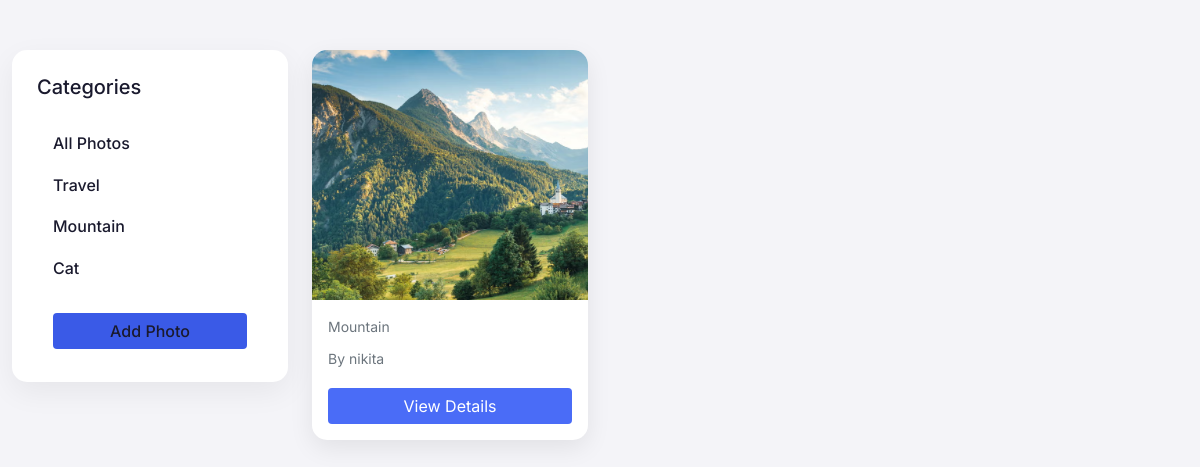
/?category=Mountain (signed in), run on the app's committed database.
### photos/models.py (models this page shows, shortened)
class Category(models.Model):
    id = models.CharField(
        max_length=225,
        unique=True,
        blank=False,
        null=False,
        default=uuid4,
        primary_key=True)
    name = models.CharField(max_length=100, null=False,
                            blank=False)
    created = models.DateTimeField(auto_now_add=True)

class Photo(models.Model):
    id = models.CharField(
        max_length=225,
        unique=True,
        blank=False,
        null=False,
        default=uuid4,
        primary_key=True)
    name = models.CharField(max_length=100, null=False,
                            blank=False)
    image = models.ImageField(null=False, blank=False)
    description = models.TextField(null=False, blank=False)
    category = models.ForeignKey(
        Category, on_delete=models.SET_NULL, null=True)
    user = models.ForeignKey(
        User, on_delete=models.SET_NULL, null=True)  # New field
    created = models.DateTimeField(auto_now_add=True)
    last_updated = models.DateTimeField(auto_now=True)
    id = models.CharField(
        max_length=225,
        unique=True,
        blank=False,
        null=False,
        default=uuid4,
        primary_key=True)
    name = models.CharField(max_length=100, null=False,
                            blank=False)
    image = models.ImageField(null=False, blank=False)
    description = models.TextField(null=False, blank=False)
    category = models.ForeignKey(
        Category, on_delete=models.SET_NULL, null=True)
    created = models.DateTimeField(auto_now_add=True)
    last_updated = models.DateTimeField(auto_now=True)

### photos/views.py (the view)
# urls.py: path('', views.view_gallery, name='gallery'),
@login_required(login_url='login')
def view_gallery(request):
    category = request.GET.get('category')
    categories = Category.objects.all()
    if category is None:
        photos = Photo.objects.all()
    else:
        photos = Photo.objects.filter(category__name=category)
    context = {'categories': categories, 'photos': photos}
    return render(request, 'photos/gallery.html', context)

### photos/templates/photos/gallery.html (shortened to what this page needs)
<!DOCTYPE html>
<html lang="en">
  <head>
    <link href="https://cdn.jsdelivr.net/npm/bootstrap@5.0.0-beta1/dist/css/bootstrap.min.css" rel="stylesheet" />
  </head>
  <body>
    <div class="container">
      <div class="row g-4">
        <div class="col-md-3">
          <div class="sidebar">
            <h5 class="mb-4">Categories</h5>
            <ul class="list-group category-list">
              <li class="list-group-item border-0">
                <a href="{% url 'gallery' %}">All Photos</a>
              </li>
              {% for category in categories %}
                <li class="list-group-item border-0">
                  <a href="{% url 'gallery' %}?category={{ category.name }}">
                    {{ category.name|title }}
                  </a>
                </li>
              {% endfor %}
              <li class="list-group-item border-0 text-center mt-3">
                <a href="{% url 'add' %}" class="btn btn-add-photo w-100">Add Photo</a>
              </li>
            </ul>
          </div>
        </div>
        <div class="col-md-9">
          <div class="row g-4">
            {% for photo in photos %}
              <div class="col-md-4">
                <div class="gallery-card">
                  <img src="{{ photo.image.url }}" class="image-thumbnail w-100" alt="{{ photo.name }}" />
                  <div class="p-3">
                    <small class="d-block mb-2 text-muted">{{ photo.category.name|title }}</small>
                    <small class="text-muted">By {{ photo.user.username }}</small>
                    <a href="{% url 'photo' photo.id %}" class="btn btn-view w-100 mt-3">View Details</a>
                  </div>
                </div>
              </div>
            {% endfor %}
          </div>
        </div>
      </div>
    </div>
  </body>
</html>

### photos/templates/photos/gallery.html (style rules this page uses)
:root { --bg-primary: #f4f4f8; --text-primary: #1a1a2e; --accent-color: #4a6cf7; --card-bg: white; }
body { background-color: var(--bg-primary); font-family: 'Inter', sans-serif; color: var(--text-primary); line-height: 1.6; }
.container { max-width: 1400px; padding-top: 50px; }
.sidebar { background-color: white; border-radius: 15px; box-shadow: 0 10px 30px rgba(0,0,0,0.06); padding: 25px; position: sticky; top: 50px; transition: all 0.3s ease; }
.category-list { border-radius: 10px; overflow: hidden; }
.category-list a { color: var(--text-primary); text-decoration: none; font-weight: 500; transition: all 0.3s ease; }
.gallery-card { background-color: var(--card-bg); border-radius: 15px; overflow: hidden; box-shadow: 0 8px 25px rgba(0,0,0,0.08); transition: all 0.4s ease; transform-origin: center; }
.image-thumbnail { height: 250px; object-fit: cover; transition: transform 0.4s ease; }
.gallery-card .btn-view { background-color: var(--accent-color); color: white; border: none; transition: all 0.3s ease; }
.btn-add-photo { background-color: #3a5ae7; border: none; font-weight: 600; transition: all 0.3s ease; }

### data on the page
Category: name "Travel"
Category: name "Mountain"
Category: name "Cat"
Photo: image (picture), category.name "Mountain", user.username "nikita"
